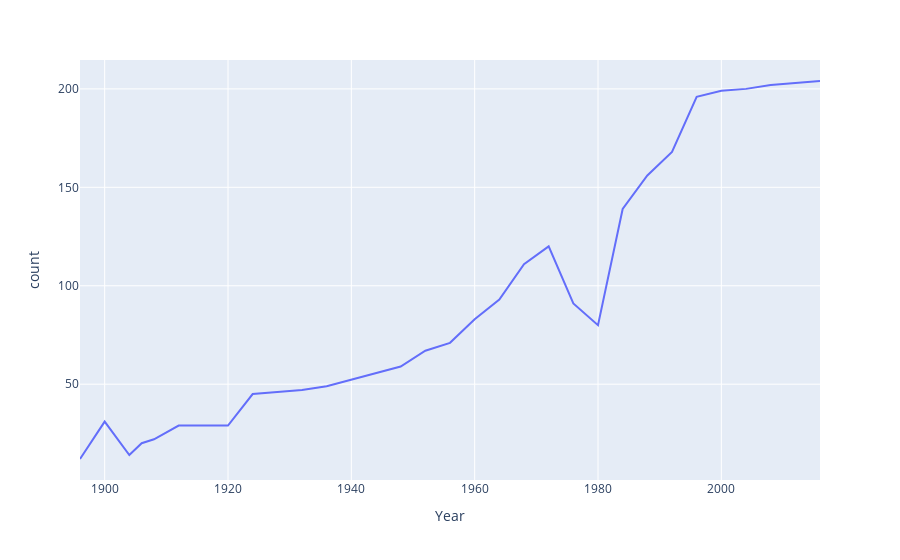

The notebook cell saved with this chart:
### Code cell
import plotly.express as px 
fig = px.line(nations_over_time , x='Year',y='count')
fig.show()

### Figure 1 — Plotly figure (JSON) as saved in the notebook; plotly's stock layout.template omitted (floating-point values rounded to 4 significant figures)
{"data": [{"hovertemplate": "Year=%{x}<br>count=%{y}<extra></extra>", "legendgroup": "", "line": {"color": "#636efa", "dash": "solid"}, "marker": {"symbol": "circle"}, "mode": "lines", "name": "", "orientation": "v", "showlegend": false, "type": "scatter", "x": [1896, 1900, 1904, 1906, 1908, 1912, 1920, 1924, 1928, 1932, 1936, 1948, 1952, 1956, 1960, 1964, 1968, 1972, 1976, 1980, 1984, 1988, 1992, 1996, 2000, 2004, 2008, 2012, 2016], "xaxis": "x", "y": [12, 31, 14, 20, 22, 29, 29, 45, 46, 47, 49, 59, 67, 71, 83, 93, 111, 120, 91, 80, 139, 156, 168, 196, 199, 200, 202, 203, 204], "yaxis": "y"}], "layout": {"legend": {"tracegroupgap": 0}, "margin": {"t": 60}, "xaxis": {"anchor": "y", "domain": [0, 1], "title": {"text": "Year"}}, "yaxis": {"anchor": "x", "domain": [0, 1], "title": {"text": "count"}}}}
